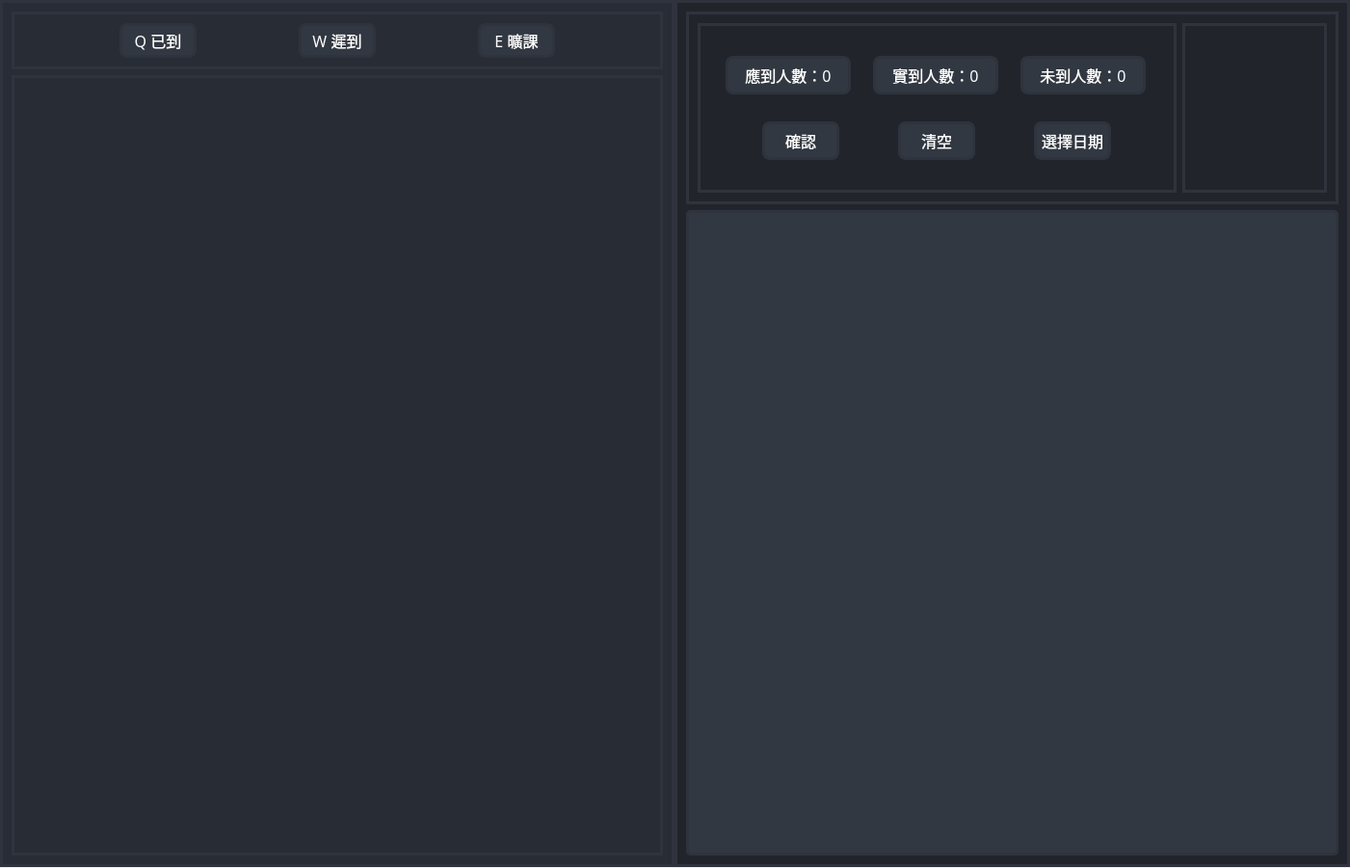
<?xml version="1.0" encoding="UTF-8"?>
<ui version="4.0">
 <class>MainWindow</class>
 <widget class="QMainWindow" name="MainWindow">
  <property name="geometry">
   <rect>
    <x>0</x>
    <y>0</y>
    <width>1401</width>
    <height>901</height>
   </rect>
  </property>
  <property name="minimumSize">
   <size>
    <width>1400</width>
    <height>900</height>
   </size>
  </property>
  <property name="windowTitle">
   <string>MainWindow</string>
  </property>
  <widget class="QWidget" name="centralwidget">
   <widget class="QFrame" name="graphic_roll_call_tab">
    <property name="geometry">
     <rect>
      <x>0</x>
      <y>0</y>
      <width>700</width>
      <height>900</height>
     </rect>
    </property>
    <property name="styleSheet">
     <string notr="true">background-color: #282c34;

border: 3px solid #2f333d;</string>
    </property>
    <property name="frameShape">
     <enum>QFrame::StyledPanel</enum>
    </property>
    <property name="frameShadow">
     <enum>QFrame::Raised</enum>
    </property>
    <layout class="QVBoxLayout" name="verticalLayout">
     <item>
      <widget class="QFrame" name="mode_select_layout">
       <property name="maximumSize">
        <size>
         <width>16777215</width>
         <height>60</height>
        </size>
       </property>
       <layout class="QHBoxLayout" name="mode_layout">
        <item>
         <widget class="QPushButton" name="check_mode">
          <property name="maximumSize">
           <size>
            <width>80</width>
            <height>40</height>
           </size>
          </property>
          <property name="font">
           <font>
            <family>微軟正黑體</family>
            <pointsize>12</pointsize>
           </font>
          </property>
          <property name="styleSheet">
           <string notr="true">color: #fff;
background-color: #323842;

border-radius: 8px</string>
          </property>
          <property name="text">
           <string>Q 已到</string>
          </property>
         </widget>
        </item>
        <item>
         <widget class="QPushButton" name="late_mode">
          <property name="maximumSize">
           <size>
            <width>80</width>
            <height>40</height>
           </size>
          </property>
          <property name="font">
           <font>
            <family>微軟正黑體</family>
            <pointsize>12</pointsize>
           </font>
          </property>
          <property name="styleSheet">
           <string notr="true">color: #fff;
background-color: #323842;

border-radius: 8px</string>
          </property>
          <property name="text">
           <string>W 遲到</string>
          </property>
         </widget>
        </item>
        <item>
         <widget class="QPushButton" name="missing_mode">
          <property name="maximumSize">
           <size>
            <width>80</width>
            <height>40</height>
           </size>
          </property>
          <property name="font">
           <font>
            <family>微軟正黑體</family>
            <pointsize>12</pointsize>
           </font>
          </property>
          <property name="styleSheet">
           <string notr="true">color: #fff;
background-color: #323842;

border-radius: 8px</string>
          </property>
          <property name="text">
           <string>E 曠課</string>
          </property>
         </widget>
        </item>
       </layout>
      </widget>
     </item>
     <item>
      <widget class="QFrame" name="normal_seat_layout">
       <layout class="QVBoxLayout" name="verticalLayout_2"/>
      </widget>
     </item>
    </layout>
   </widget>
   <widget class="QFrame" name="information_tab">
    <property name="geometry">
     <rect>
      <x>700</x>
      <y>0</y>
      <width>701</width>
      <height>900</height>
     </rect>
    </property>
    <property name="styleSheet">
     <string notr="true">background-color: #21252b;

border: 3px solid #2f333d;</string>
    </property>
    <property name="frameShape">
     <enum>QFrame::StyledPanel</enum>
    </property>
    <property name="frameShadow">
     <enum>QFrame::Raised</enum>
    </property>
    <layout class="QVBoxLayout" name="verticalLayout_4">
     <item>
      <widget class="QFrame" name="horizontalFrame">
       <property name="maximumSize">
        <size>
         <width>16777215</width>
         <height>200</height>
        </size>
       </property>
       <layout class="QHBoxLayout" name="info_copy_layout">
        <item>
         <widget class="QFrame" name="infos_btns_layout">
          <property name="minimumSize">
           <size>
            <width>0</width>
            <height>120</height>
           </size>
          </property>
          <layout class="QVBoxLayout" name="verticalLayout_3">
           <item>
            <layout class="QHBoxLayout" name="infos_layout">
             <item>
              <widget class="QLabel" name="target_count">
               <property name="maximumSize">
                <size>
                 <width>130</width>
                 <height>40</height>
                </size>
               </property>
               <property name="font">
                <font>
                 <family>微軟正黑體</family>
                 <pointsize>12</pointsize>
                </font>
               </property>
               <property name="styleSheet">
                <string notr="true">color: #fff;
background-color: #323842;

border-radius: 8px</string>
               </property>
               <property name="text">
                <string>應到人數：0</string>
               </property>
               <property name="alignment">
                <set>Qt::AlignCenter</set>
               </property>
              </widget>
             </item>
             <item>
              <widget class="QLabel" name="actual_count">
               <property name="maximumSize">
                <size>
                 <width>130</width>
                 <height>40</height>
                </size>
               </property>
               <property name="font">
                <font>
                 <family>微軟正黑體</family>
                 <pointsize>12</pointsize>
                </font>
               </property>
               <property name="styleSheet">
                <string notr="true">color: #fff;
background-color: #323842;

border-radius: 8px</string>
               </property>
               <property name="text">
                <string>實到人數：0</string>
               </property>
               <property name="alignment">
                <set>Qt::AlignCenter</set>
               </property>
              </widget>
             </item>
             <item>
              <widget class="QLabel" name="missing_count">
               <property name="maximumSize">
                <size>
                 <width>130</width>
                 <height>40</height>
                </size>
               </property>
               <property name="font">
                <font>
                 <family>微軟正黑體</family>
                 <pointsize>12</pointsize>
                </font>
               </property>
               <property name="styleSheet">
                <string notr="true">color: #fff;
background-color: #323842;

border-radius: 8px</string>
               </property>
               <property name="text">
                <string>未到人數：0</string>
               </property>
               <property name="alignment">
                <set>Qt::AlignCenter</set>
               </property>
              </widget>
             </item>
            </layout>
           </item>
           <item>
            <layout class="QHBoxLayout" name="btns_layout">
             <item>
              <widget class="QPushButton" name="confirm_output">
               <property name="maximumSize">
                <size>
                 <width>80</width>
                 <height>40</height>
                </size>
               </property>
               <property name="font">
                <font>
                 <family>微軟正黑體</family>
                 <pointsize>12</pointsize>
                </font>
               </property>
               <property name="styleSheet">
                <string notr="true">color: #fff;
background-color: #323842;

border-radius: 8px</string>
               </property>
               <property name="text">
                <string>確認</string>
               </property>
              </widget>
             </item>
             <item>
              <widget class="QPushButton" name="clear_output">
               <property name="maximumSize">
                <size>
                 <width>80</width>
                 <height>40</height>
                </size>
               </property>
               <property name="font">
                <font>
                 <family>微軟正黑體</family>
                 <pointsize>12</pointsize>
                </font>
               </property>
               <property name="styleSheet">
                <string notr="true">color: #fff;
background-color: #323842;

border-radius: 8px</string>
               </property>
               <property name="text">
                <string>清空</string>
               </property>
              </widget>
             </item>
             <item>
              <widget class="QPushButton" name="datetime_btn">
               <property name="maximumSize">
                <size>
                 <width>80</width>
                 <height>40</height>
                </size>
               </property>
               <property name="font">
                <font>
                 <family>微軟正黑體</family>
                 <pointsize>12</pointsize>
                </font>
               </property>
               <property name="styleSheet">
                <string notr="true">color: #fff;
background-color: #323842;

border-radius: 8px</string>
               </property>
               <property name="text">
                <string>選擇日期</string>
               </property>
              </widget>
             </item>
            </layout>
           </item>
          </layout>
         </widget>
        </item>
        <item>
         <widget class="QPlainTextEdit" name="copy_edit">
          <property name="maximumSize">
           <size>
            <width>150</width>
            <height>16777215</height>
           </size>
          </property>
          <property name="styleSheet">
           <string notr="true">color: #fff</string>
          </property>
          <property name="readOnly">
           <bool>true</bool>
          </property>
         </widget>
        </item>
       </layout>
      </widget>
     </item>
     <item>
      <widget class="QTableWidget" name="student_table">
       <property name="styleSheet">
        <string notr="true">background-color: #323842;
border-radius: 5px;</string>
       </property>
      </widget>
     </item>
    </layout>
   </widget>
  </widget>
 </widget>
 <resources/>
 <connections/>
</ui>
